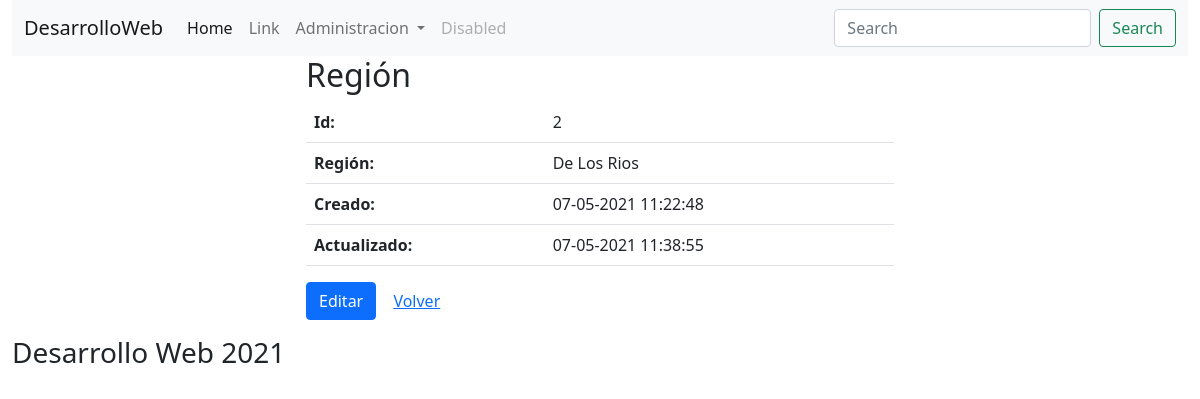
The page /regiones/show.php?id=2 on the database its author committed.
### tables this page shows
CREATE TABLE `regiones` (
  `id` int NOT NULL AUTO_INCREMENT,
  `nombre` varchar(255) NOT NULL,
  `created_at` datetime DEFAULT NULL,
  `updated_at` datetime DEFAULT NULL,
  PRIMARY KEY (`id`)
);

### regiones/show.php (the view, shortened to what this page needs)
<?php
    require('../class/conexion.php');
    if (isset($_GET['id'])) {
        $id = (int) $_GET['id'];
        $res = $mbd->prepare("SELECT id, nombre, created_at, updated_at FROM regiones WHERE id = ?");
        $res->bindParam(1, $id);
        $res->execute();
        $region = $res->fetch();
    }
?>
<!DOCTYPE html>
<html lang="en">
<head>
    <link href="https://cdn.jsdelivr.net/npm/bootstrap@5.0.0-beta3/dist/css/bootstrap.min.css" rel="stylesheet">
</head>
<body>
    <div class="container-fluid">
        <header>
            <?php include('../partials/menu.php'); ?>
        </header>
        <section>
            <div class="col-md-6 offset-md-3">
                <h2>Región</h2>
                <?php if($region): ?>
                    <table class="table table-hover">
                        <tr>
                            <th>Id:</th>
                            <td> <?php echo $region['id']; ?> </td>
                        </tr>
                        <tr>
                            <th>Región:</th>
                            <td> <?php echo $region['nombre']; ?> </td>
                        </tr>
                        <tr>
                            <th>Creado:</th>
                            <td>
                                <?php
                                    $fecha = new DateTime($region['created_at']);
                                    echo $fecha->format('d-m-Y H:i:s');
                                ?>
                            </td>
                        </tr>
                        <tr>
                            <th>Actualizado:</th>
                            <td>
                                <?php
                                    $fecha = new DateTime($region['updated_at']);
                                    echo $fecha->format('d-m-Y H:i:s');
                                ?>
                            </td>
                        </tr>
                    </table>
                    <p>
                        <a href="edit.php?id=<?php echo $region['id']; ?>" class="btn btn-primary">Editar</a>
                        <a href="index.php" class="btn btn-link">Volver</a>
                    </p>
                <?php else: ?>
                    <p class="text-info">
                        El dato consultado no existe
                    </p>
                <?php endif; ?>
            </div>
        </section>
        <footer>
            <h3>Desarrollo Web 2021</h3>
        </footer>
    </div>
</body>
</html>

### rows shown on the page
regiones: id "2", nombre "De Los Rios", created_at "07-05-2021 11:22:48", updated_at "07-05-2021 11:38:55"
